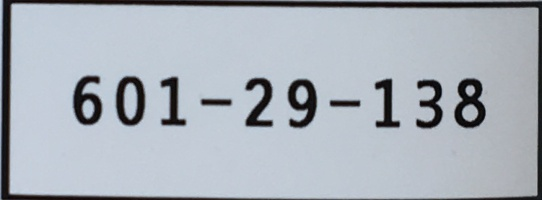
#> input picture code_image.jpg, 542 x 200 px
$ python training.py   (Python 2 division)
#> lines starting #> are read from the running program, lines starting #| are printed output that depends on the picture; after the words box and inside, x2 and y2 are one past the last pixel; in counts of white or black regions, pixels touching at a corner belong together
import sys
import numpy as np
import cv2

# Load extracted image of paring codes, infinite numbers in one block only
im = cv2.imread('code_image.jpg')
#> im is the input picture: shape (200, 542, 3); mean B, G, R 185.5, 176.8, 169.8
im3 = im.copy()

# Preprocess image
gray = cv2.cvtColor(im,cv2.COLOR_BGR2GRAY)
blur = cv2.GaussianBlur(gray,(5,5),0)
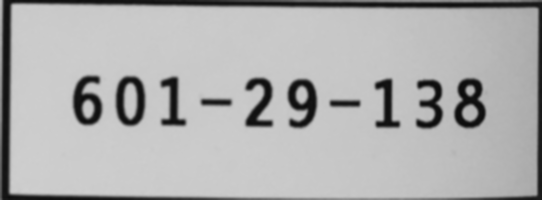
#> blur: shape (200, 542); min 10, max 207, mean 175.6
thresh = cv2.adaptiveThreshold(blur,255,1,1,11,2)
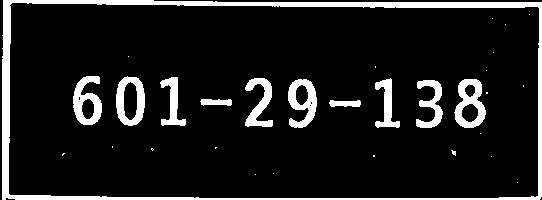
#> thresh: shape (200, 542); 11.3% white; 31 white regions (20 under 20 px)

# Find contours
contours,hierarchy = cv2.findContours(thresh,cv2.RETR_LIST,cv2.CHAIN_APPROX_SIMPLE)
#> contours = 41 contours, 24 with area under 20; largest, box (x1, y1, x2, y2) and area: (2, 0, 542, 200) 106478, (8, 2, 540, 199) 101648, (116, 76, 145, 126) 1138, (454, 79, 486, 128) 1092, (73, 76, 102, 125) 910

samples =  np.empty((0,400))
responses = []
keys = [i for i in range(48,58)]

for cnt in contours:
    if cv2.contourArea(cnt)>100:
        [x,y,w,h] = cv2.boundingRect(cnt)
        if h>45 and h<55:
            im4 = im.copy()
            cv2.rectangle(im4,(x,y),(x+w,y+h),(0,0,255),2)
            roi = thresh[y:y+h,x:x+w]
            roismall = cv2.resize(roi,(20,20))
            cv2.imshow('norm',im4)
            key = cv2.waitKey()
            if key == 27:  # (escape to quit)
                sys.exit()
#> (the program exits here)
